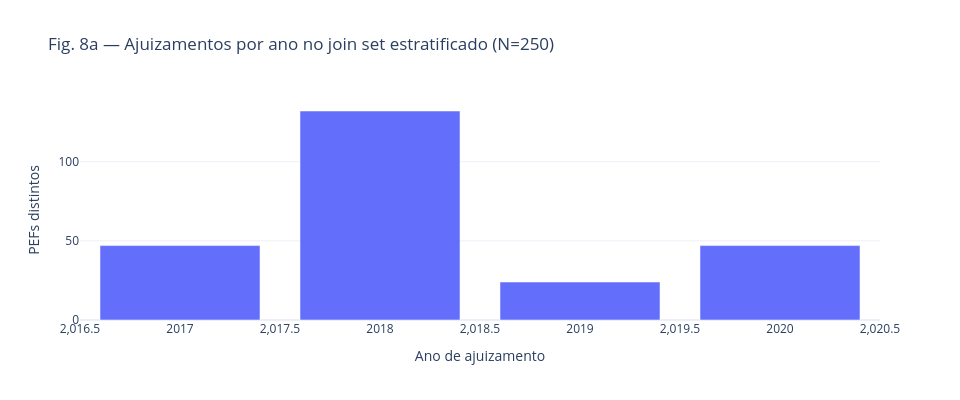
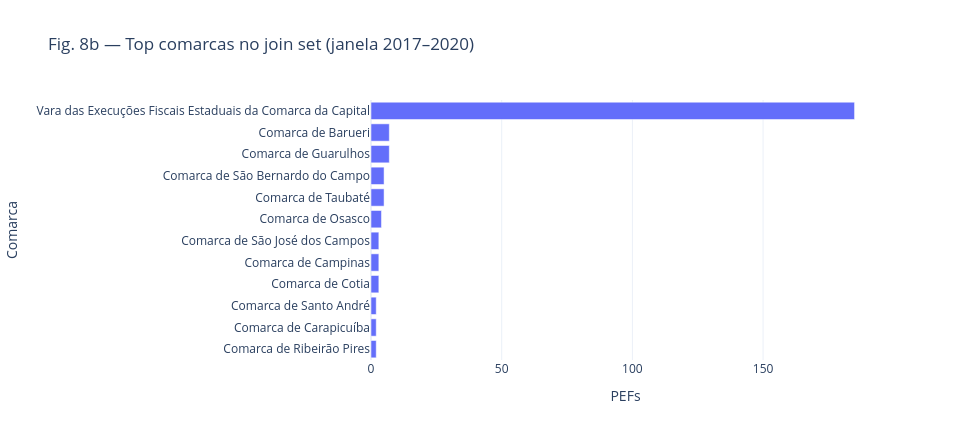
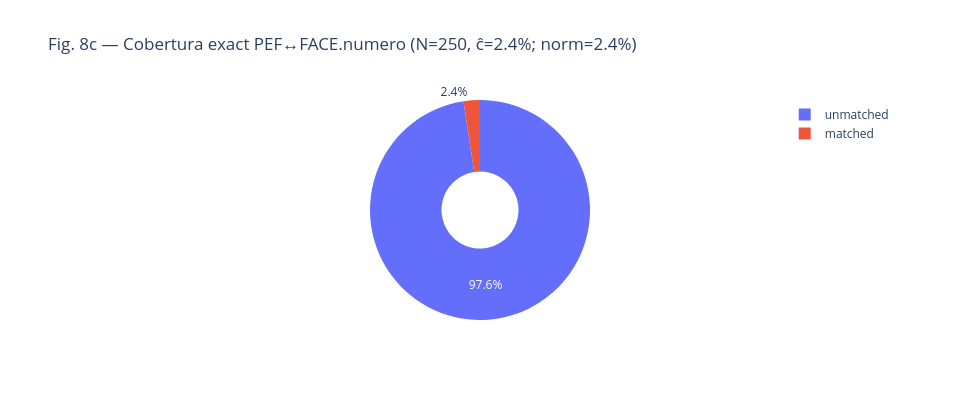
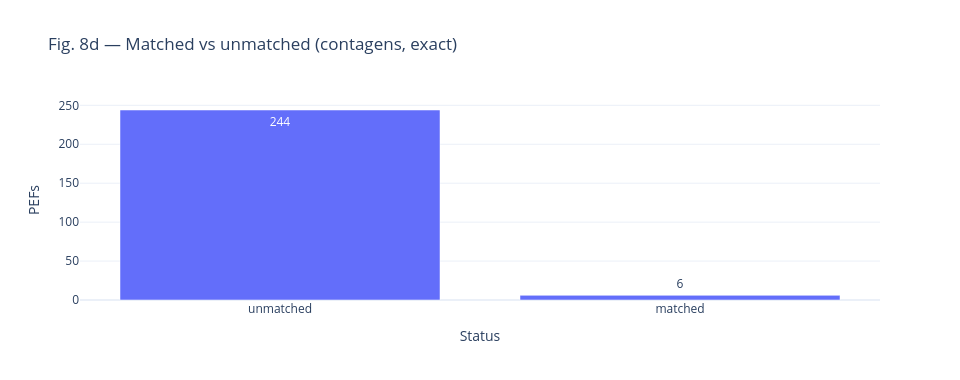

Source (notebook cell) for these figures, in order:
### Markdown cell above
## 8. Tops — comarcas, anos, campos lake anonimizados (matched only)

### Método — contagens e heatmap
Tops = $\mathrm{arg\,top}_k$ das frequências empíricas no join set (ou subset matched). Heatmap: tabela de contingência comarca × ano

$$
H_{c,y} = \#\{i:\; \mathrm{comarca}_i=c,\; \mathrm{year}_i=y\}
$$

restrita às top-$k$ comarcas do join set. Cores = $H_{c,y}$; zeros = ausência no *join set* (não ausência populacional).

### Interpretação rigorosa — Figuras 8a–8e (antes de plotar)
- **Fig. 8a (barras anuais):** $x$ = ano; $y$ = $n$ PEFs no join set estratificado — espelha a alocação $n_y$, não a população estadual.
- **Fig. 8b (barras horizontais):** $y$ = comarca; $x$ = contagem no join set. Top-$k$ por frequência; ordem crescente no eixo.
- **Fig. 8c (rosca) / 8d (barras):** partição matched vs unmatched; título traz $\hat{c}_{\mathrm{exact}}$ e $\hat{c}_{\mathrm{norm}}$. **Seleção:** denominador = join set ($N\le 250$), não o lake inteiro.
- **Fig. 8e (timeline mensal empilhada):** $x$ = ano-mês; cor = status de match; útil para ver concentração temporal dos poucos hits.
- **Fig. 8f (heatmap):** top comarcas × ano; células escuras = mais PEFs no estrato do *slice*.
- Tops de `foro` / `classe` (tabelas): **somente matched** — campos administrativos do lake sem PII; $n$ matched pequeno ⇒ ranks instáveis.

### Code cell
# Top years (join set)
year_vc = (
    aj_cov["DT_AJUIZAMENTO"].dt.year.value_counts().sort_index()
    .rename_axis("year").reset_index(name="n_pef")
)
fig_years = px.bar(
    year_vc, x="year", y="n_pef",
    title=f"Fig. 8a — Ajuizamentos por ano no join set estratificado (N={n_pef})",
    labels={"n_pef": "PEFs distintos", "year": "Ano de ajuizamento"},
)
show_and_save(fig_years, "fig08a_years_joinset", height=400)

# Top comarcas: dump window (full mid-window), matched, unmatched
def top_comarca_table(df: pd.DataFrame, label: str, k: int = 12) -> pd.DataFrame:
    t = (
        df["NOMECOMARCA"].fillna("(missing)").value_counts().head(k)
        .rename_axis("comarca").reset_index(name="n_pef")
        .assign(slice=label)
    )
    return t

top_window = top_comarca_table(aj, "mid-window dump")
top_join = top_comarca_table(aj_cov, "join set")
top_m = top_comarca_table(aj_cov.loc[aj_cov["matched"]], "matched")
top_u = top_comarca_table(aj_cov.loc[~aj_cov["matched"]], "unmatched")

print("Top comarcas — mid-window dump:")
display(top_window)
print("Top comarcas — matched:")
display(top_m)
print("Top comarcas — unmatched:")
display(top_u)

fig_com = px.bar(
    top_join, x="n_pef", y="comarca", orientation="h",
    title=f"Fig. 8b — Top comarcas no join set (janela {WINDOW_START.year}–{WINDOW_END.year})",
    labels={"n_pef": "PEFs", "comarca": "Comarca"},
)
fig_com.update_layout(yaxis={"categoryorder": "total ascending"})
show_and_save(fig_com, "fig08b_top_comarcas_joinset", height=440)

# Matched vs unmatched pie/bar
match_vc = (
    aj_cov["matched"].map({True: "matched", False: "unmatched"})
    .value_counts().rename_axis("status").reset_index(name="n")
)
fig_pie = px.pie(
    match_vc, names="status", values="n",
    title=f"Fig. 8c — Cobertura exact PEF↔FACE.numero (N={n_pef}, ĉ={match_rate:.1%}; norm={match_rate_norm:.1%})",
    hole=0.35,
)
show_and_save(fig_pie, "fig08c_match_donut", height=400)

fig_match_bar = px.bar(
    match_vc, x="status", y="n", text="n",
    title="Fig. 8d — Matched vs unmatched (contagens, exact)",
    labels={"n": "PEFs", "status": "Status"},
)
show_and_save(fig_match_bar, "fig08d_match_counts", height=380)

# Timeline
tl = aj_cov.copy()
tl["ym"] = tl["DT_AJUIZAMENTO"].dt.to_period("M").astype(str)
tl_vc = tl.groupby(["ym", "matched"]).size().rename("n").reset_index()
tl_vc["status"] = tl_vc["matched"].map({True: "matched", False: "unmatched"})
fig_tl = px.bar(
    tl_vc, x="ym", y="n", color="status",
    title=f"Fig. 8e — Timeline mensal de ajuizamentos no join set ({WINDOW_START.year}–{WINDOW_END.year})",
    labels={"ym": "Mês", "n": "PEFs"},
)
fig_tl.update_layout(xaxis_tickangle=-45)
show_and_save(fig_tl, "fig08e_timeline_monthly", height=420)

# Heatmap comarca x year
top_com_names = set(top_join["comarca"].head(8))
hm = aj_cov.copy()
hm["comarca"] = hm["NOMECOMARCA"].fillna("(missing)")
hm = hm.loc[hm["comarca"].isin(top_com_names)]
hm["year"] = hm["DT_AJUIZAMENTO"].dt.year
ct = hm.pivot_table(index="comarca", columns="year", values="PEF", aggfunc="count", fill_value=0)
fig_hm = px.imshow(
    ct, text_auto=True, aspect="auto",
    title="Fig. 8f — Heatmap: top comarcas × ano (join set)",
    labels=dict(color="n PEFs"),
)
show_and_save(fig_hm, "fig08f_heatmap_comarca_year", height=440)

# Lake anonymized fields — matched only
if n_matched:
    print("Top FACE.foro (matched only, anonymized administrative):")
    display(aj_cov.loc[aj_cov["matched"], "face_foro"].fillna("(missing)").value_counts().head(10).rename_axis("foro").reset_index(name="n"))
    print("Top FACE.classe (matched only):")
    display(aj_cov.loc[aj_cov["matched"], "face_classe"].fillna("(missing)").value_counts().head(10).rename_axis("classe").reset_index(name="n"))
else:
    print("No matched PEFs — skip lake field tops.")

### Figure 1 — Plotly figure (JSON) as saved in the notebook; plotly's stock layout.template omitted (floating-point values rounded to 4 significant figures)
{"data": [{"hovertemplate": "Ano de ajuizamento=%{x}<br>PEFs distintos=%{y}<extra></extra>", "legendgroup": "", "marker": {"color": "#636efa", "pattern": {"shape": ""}}, "name": "", "orientation": "v", "showlegend": false, "textposition": "auto", "type": "bar", "x": [2017, 2018, 2019, 2020], "xaxis": "x", "y": [47, 132, 24, 47], "yaxis": "y"}], "layout": {"barmode": "relative", "font": {"size": 12}, "height": 400, "legend": {"tracegroupgap": 0}, "title": {"text": "Fig. 8a — Ajuizamentos por ano no join set estratificado (N=250)"}, "width": 960, "xaxis": {"anchor": "y", "domain": [0.0, 1.0], "title": {"text": "Ano de ajuizamento"}}, "yaxis": {"anchor": "x", "domain": [0.0, 1.0], "title": {"text": "PEFs distintos"}}}}

### Figure 2 — Plotly figure (JSON) as saved in the notebook; plotly's stock layout.template omitted (floating-point values rounded to 4 significant figures)
{"data": [{"hovertemplate": "PEFs=%{x}<br>Comarca=%{y}<extra></extra>", "legendgroup": "", "marker": {"color": "#636efa", "pattern": {"shape": ""}}, "name": "", "orientation": "h", "showlegend": false, "textposition": "auto", "type": "bar", "x": [185, 7, 7, 5, 5, 4, 3, 3, 3, 2, 2, 2], "xaxis": "x", "y": ["Vara das Execuções Fiscais Estaduais da Comarca da Capital", "Comarca de Guarulhos", "Comarca de Barueri", "Comarca de Taubaté", "Comarca de São Bernardo do Campo", "Comarca de Osasco", "Comarca de Cotia", "Comarca de Campinas", "Comarca de São José dos Campos", "Comarca de Ribeirão Pires", "Comarca de Carapicuíba", "Comarca de Santo André"], "yaxis": "y"}], "layout": {"barmode": "relative", "font": {"size": 12}, "height": 440, "legend": {"tracegroupgap": 0}, "title": {"text": "Fig. 8b — Top comarcas no join set (janela 2017–2020)"}, "width": 960, "xaxis": {"anchor": "y", "domain": [0.0, 1.0], "title": {"text": "PEFs"}}, "yaxis": {"anchor": "x", "categoryorder": "total ascending", "domain": [0.0, 1.0], "title": {"text": "Comarca"}}}}

### Figure 3 — Plotly figure (JSON) as saved in the notebook; plotly's stock layout.template omitted (floating-point values rounded to 4 significant figures)
{"data": [{"domain": {"x": [0.0, 1.0], "y": [0.0, 1.0]}, "hole": 0.35, "hovertemplate": "status=%{label}<br>n=%{value}<extra></extra>", "labels": ["unmatched", "matched"], "legendgroup": "", "name": "", "showlegend": true, "type": "pie", "values": [244, 6]}], "layout": {"font": {"size": 12}, "height": 400, "legend": {"tracegroupgap": 0}, "title": {"text": "Fig. 8c — Cobertura exact PEF↔FACE.numero (N=250, ĉ=2.4%; norm=2.4%)"}, "width": 960}}

### Figure 4 — Plotly figure (JSON) as saved in the notebook; plotly's stock layout.template omitted (floating-point values rounded to 4 significant figures)
{"data": [{"hovertemplate": "Status=%{x}<br>PEFs=%{text}<extra></extra>", "legendgroup": "", "marker": {"color": "#636efa", "pattern": {"shape": ""}}, "name": "", "orientation": "v", "showlegend": false, "text": [244.0, 6.0], "textposition": "auto", "type": "bar", "x": ["unmatched", "matched"], "xaxis": "x", "y": [244, 6], "yaxis": "y"}], "layout": {"barmode": "relative", "font": {"size": 12}, "height": 380, "legend": {"tracegroupgap": 0}, "title": {"text": "Fig. 8d — Matched vs unmatched (contagens, exact)"}, "width": 960, "xaxis": {"anchor": "y", "domain": [0.0, 1.0], "title": {"text": "Status"}}, "yaxis": {"anchor": "x", "domain": [0.0, 1.0], "title": {"text": "PEFs"}}}}
